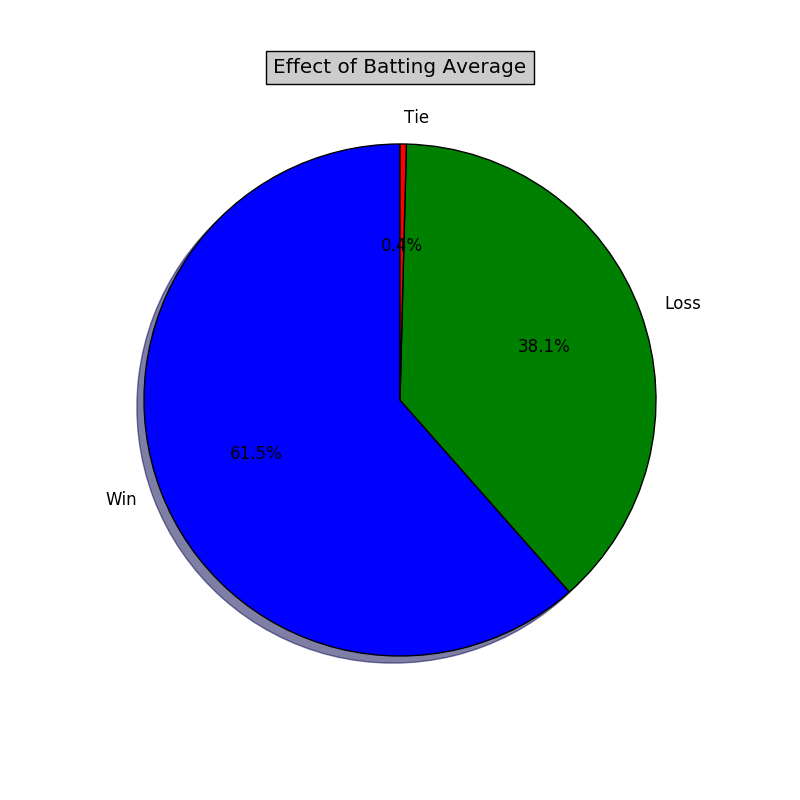

This chart was generated by the following Python code:
import csv
import pandas as pd
import numpy as nm
from pylab import*

folder = 'G:\\Google Drive\\Class file\Current\\Me\\Project300\\Data Analysis\\t20s_maleCSV\\'
# file_name = folder + teams + '.csv'

# if csv file column number changes, change this indexex according to the new csv file
decision_index = 6
toss_index = 18
winner_index = 22 #Something bad was happened for wrong indexing ................
team1_name_index = 15
team2_name_index = 16

average_mixed_index = 1
team_name_mixed_index = 10

win = 0
loss = 0
tie = 0
team1_average = 0
team2_average = 0

#648
for value in range(1,505):

    global team1_average
    global team2_average

    filename = folder + str(value) + '.csv'
    file=open(filename, "r")
    reader = csv.reader(file)
    flag = 0
    for line in reader:
        if flag == 0:
            flag = 1
            continue
        decision=line[decision_index]
        toss=line[toss_index]
        winner=line[winner_index]
        team1_name = line[team1_name_index]
        team2_name = line[team2_name_index]
        break
    #print(decision,toss,winner)
    print(team1_name, team2_name)

    filename2 = folder + 'mixedCSV' + '.csv'
    file2=open(filename2, "r")
    reader2 = csv.reader(file2)
    flag = 0
    for line in reader2:
        if flag == 0:
            flag = 1
            continue

        if line[team_name_mixed_index] == team1_name:
            flag += 1
            print(line[average_mixed_index] + '______________')
            team1_average = float(line[average_mixed_index])

        if line[team_name_mixed_index] == team2_name:
            flag += 1
            print(line[average_mixed_index] + '______________')
            team2_average = float(line[average_mixed_index])

        if flag == 3:
            break

    print(team1_average, team2_average)
    print(winner)
    if(winner == 'tie'):
        tie = tie + 1
    elif winner == team1_name:
        if(team1_average > team2_average):
            win += 1
        else:
            loss += 1
    else:
        if(team1_average < team2_average):
            win += 1
        else:
            loss += 1

print(win,loss,tie)

figure(1, figsize=(8,8))
ax = axes([0.1,0.1,0.8,0.8])

x = (win/(win+loss+tie)) * 100
y = (loss/(win+loss+tie)) * 100
z = (tie/(win+loss+tie)) * 100
# The slices will be ordered and plotted counter-clockwise.
labels = 'Win', 'Loss', 'Tie'
fracs = [x , y , z ]
explode=(0, 0, 0)

pie(fracs, explode=explode, labels=labels,
                autopct='%1.1f%%', shadow=True, startangle=90)
                # The default startangle is 0, which would start
                # the Frogs slice on the x-axis.  With startangle=90,
                # everything is rotated counter-clockwise by 90 degrees,
                # so the plotting starts on the positive y-axis.

title('Effect of Batting Average', bbox={'facecolor':'0.8', 'pad':5})

show()
